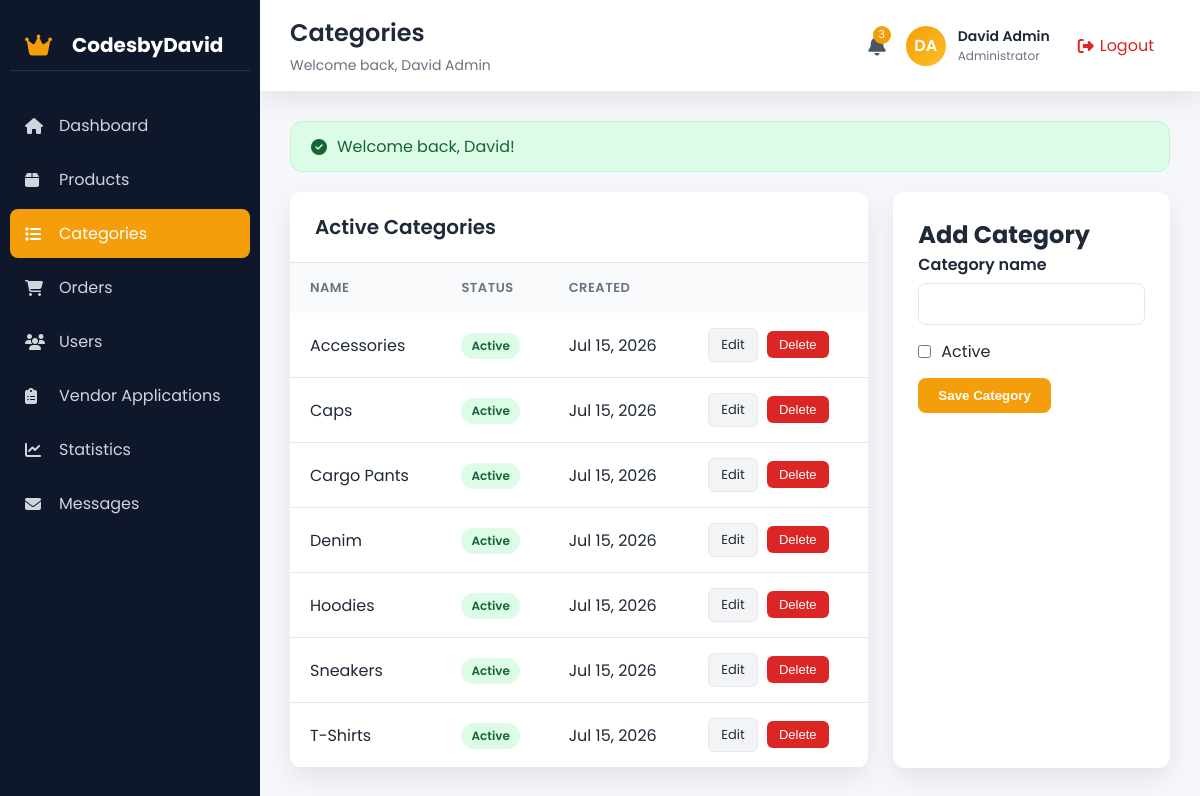
Screenshot of /admin/categories.php (signed in) with the database file from the repository.
### tables this page shows
CREATE TABLE IF NOT EXISTS users (
    id INT AUTO_INCREMENT PRIMARY KEY,
    first_name VARCHAR(100) NOT NULL,
    last_name VARCHAR(100) NOT NULL,
    email VARCHAR(255) NOT NULL UNIQUE,
    password_hash VARCHAR(255) NOT NULL,
    phone VARCHAR(30),
    role ENUM('customer', 'admin') DEFAULT 'customer',
    is_active TINYINT(1) DEFAULT 1,
    last_login_at TIMESTAMP NULL,
    created_at TIMESTAMP DEFAULT CURRENT_TIMESTAMP,
    updated_at TIMESTAMP DEFAULT CURRENT_TIMESTAMP ON UPDATE CURRENT_TIMESTAMP
);

CREATE TABLE IF NOT EXISTS categories (
    id INT AUTO_INCREMENT PRIMARY KEY,
    name VARCHAR(100) NOT NULL,
    slug VARCHAR(100) NOT NULL UNIQUE,
    description TEXT,
    icon VARCHAR(50) DEFAULT 'fa-tshirt',
    sort_order INT DEFAULT 0,
    is_active TINYINT(1) DEFAULT 1,
    created_at TIMESTAMP DEFAULT CURRENT_TIMESTAMP,
    updated_at TIMESTAMP DEFAULT CURRENT_TIMESTAMP ON UPDATE CURRENT_TIMESTAMP
);

### includes/functions.php (called while the page is built, shortened)
<?php
require_once __DIR__ . '/mail.php';
function e(?string $value): string
{
    return htmlspecialchars($value ?? '', ENT_QUOTES, 'UTF-8');
}
function get_flash(): ?array
{
    if (!empty($_SESSION['flash'])) {
        $flash = $_SESSION['flash'];
        return $flash;
    }
    return null;
}
function is_logged_in(): bool
{
    return !empty($_SESSION['user_id']);
}
function require_admin(): void
{
    $user = current_user();
}
function current_user(): ?array
{
    global $conn;
    $user_id = (int) ($_SESSION['user_id'] ?? 0);
    $stmt = $conn->prepare('SELECT id, first_name, last_name, email, role, is_active FROM users WHERE id = ? LIMIT 1');
    $stmt->bind_param('i', $user_id);
    $stmt->execute();
    $user = $stmt->get_result()->fetch_assoc();
    return [
        'id' => $user['id'],
        'name' => $_SESSION['user_name'],
        'email' => $user['email'] ?? '',
        'role' => $_SESSION['user_role'] ?? 'customer',
    ];
}

### admin/categories.php (the view, shortened to what this page needs)
<?php
require_once __DIR__ . '/../includes/db.php';
require_once __DIR__ . '/../includes/functions.php';
require_admin();
$page_name = 'Categories';
$user_role = 'admin';
$user = $_SESSION['user'] ?? null;
$active_page = 'categories';
$logout_url = APP_URL . '/actions/logout.php';
$selectedCategory = null;
$categories = $conn->query('SELECT id, name, is_active, created_at FROM categories ORDER BY name')->fetch_all(MYSQLI_ASSOC);
require_once __DIR__ . '/../includes/dashboard-header.php';
require_once __DIR__ . '/../includes/sidebar.php';
require_once __DIR__ . '/../includes/dashboard-topbar.php';
?>
<div class="dashboard-grid">
    <div class="dashboard-table" style="grid-column:span 2;">
        <div class="dashboard-table-header">
            <h2>Active Categories</h2>
        </div>
        <div class="dashboard-table-wrapper">
            <table>
                <thead>
                    <tr>
                        <th>Name</th>
                        <th>Status</th>
                        <th>Created</th>
                        <th></th>
                    </tr>
                </thead>
                <tbody>
                    <?php if (empty($categories)): ?>
                        <tr><td colspan="4" style="padding:18px;text-align:center;">No categories found.</td></tr>
                    <?php else: ?>
                        <?php foreach ($categories as $row): ?>
                        <tr>
                            <td><?= e($row['name']) ?></td>
                            <td><span class="dashboard-badge" style="<?= $row['is_active'] ? 'background:#dcfce7;color:#166534;' : 'background:#fef3c7;color:#92400e;' ?>"><?= $row['is_active'] ? 'Active' : 'Inactive' ?></span></td>
                            <td><?= e(date('M d, Y', strtotime($row['created_at']))) ?></td>
                            <td>
                                <a href="categories.php?id=<?= (int)$row['id'] ?>" class="action-btn">Edit</a>
                                <form method="post" style="display:inline-block;" onsubmit="return confirm('Delete this category?');">
                                    <button type="submit" class="action-btn" style="background:#dc2626; color:white; border:none;">Delete</button>
                                </form>
                            </td>
                        </tr>
                        <?php endforeach; ?>
                    <?php endif; ?>
                </tbody>
            </table>
        </div>
    </div>
    <div class="dashboard-card" style="grid-column:span 1;">
        <h2><?= $selectedCategory ? 'Edit Category' : 'Add Category' ?></h2>
        <form method="post" style="display:flex; flex-direction:column; gap:14px;">
            <div>
                <label style="display:block; font-weight:600; margin-bottom:6px;">Category name</label>
                <input type="text" name="name" value="<?= e($_POST['name'] ?? $selectedCategory['name'] ?? '') ?>" required style="width:100%; padding:10px 14px; border:1px solid #e5e7eb; border-radius:8px; font-family:inherit;">
            </div>
            <label style="display:flex; align-items:center; gap:10px;">
                <input type="checkbox" name="is_active" <?= !empty($_POST['is_active']) || (!isset($_POST['is_active']) && !empty($selectedCategory['is_active'])) ? 'checked' : '' ?>>
                Active
            </label>
            <div style="display:flex; gap:12px; flex-wrap:wrap;">
                <button type="submit" class="dashboard-btn dashboard-btn-primary">Save Category</button>
            </div>
        </form>
    </div>
</div>
            </main>
<?php require_once __DIR__ . '/../includes/dashboard-footer.php'; ?>

### includes/dashboard-header.php (shortened to what this page needs)
<?php
$page_name = $page_name ?? 'Dashboard';
$user_role = $user_role ?? 'admin';
?>
<!DOCTYPE html>
<html lang="en">
<head>
    <link rel="stylesheet" href="https://cdnjs.cloudflare.com/ajax/libs/font-awesome/6.4.0/css/all.min.css">
    <link rel="stylesheet" href="../assets/css/dashboard.css">
</head>
<body>
    <div class="dashboard-shell">

### includes/sidebar.php (shortened to what this page needs)
<?php
$user_role = $user_role ?? 'admin';
$active_page = $active_page ?? 'dashboard';
$nav_items = [];
if ($user_role === 'admin') {
    $nav_items = [
        ['id' => 'dashboard', 'name' => 'Dashboard', 'url' => 'index.php', 'icon' => 'fas fa-home'],
        ['id' => 'products', 'name' => 'Products', 'url' => 'products.php', 'icon' => 'fas fa-box'],
        ['id' => 'categories', 'name' => 'Categories', 'url' => 'categories.php', 'icon' => 'fas fa-list'],
        ['id' => 'orders', 'name' => 'Orders', 'url' => 'orders.php', 'icon' => 'fas fa-shopping-cart'],
        ['id' => 'users', 'name' => 'Users', 'url' => 'users.php', 'icon' => 'fas fa-users'],
        ['id' => 'vendor-applications', 'name' => 'Vendor Applications', 'url' => 'vendor-applications.php', 'icon' => 'fas fa-clipboard-list'],
        ['id' => 'statistics', 'name' => 'Statistics', 'url' => 'statistics.php', 'icon' => 'fas fa-chart-line'],
        ['id' => 'messages', 'name' => 'Messages', 'url' => 'messages.php', 'icon' => 'fas fa-envelope'],
    ];
} else if ($user_role === 'vendor') {
    $nav_items = [
        ['id' => 'dashboard', 'name' => 'Dashboard', 'url' => 'index.php', 'icon' => 'fas fa-home'],
        ['id' => 'my-products', 'name' => 'My Products', 'url' => 'vendor-my-products.php', 'icon' => 'fas fa-box'],
        ['id' => 'add-product', 'name' => 'Add Product', 'url' => 'vendor-add-product.php', 'icon' => 'fas fa-plus'],
        ['id' => 'orders', 'name' => 'Orders', 'url' => 'vendor-orders.php', 'icon' => 'fas fa-shopping-cart'],
        ['id' => 'earnings', 'name' => 'Earnings', 'url' => 'vendor-earnings.php', 'icon' => 'fas fa-wallet'],
        ['id' => 'analytics', 'name' => 'Analytics', 'url' => 'vendor-analytics.php', 'icon' => 'fas fa-chart-pie'],
        ['id' => 'kyc', 'name' => 'KYC Verification', 'url' => 'kyc.php', 'icon' => 'fas fa-id-card'],
        ['id' => 'account', 'name' => 'Account Settings', 'url' => 'vendor-account-settings.php', 'icon' => 'fas fa-cog'],
    ];
}
?>
        <aside class="dashboard-sidebar" data-dashboard-sidebar>
            <div class="brand">
                <i class="fas fa-crown"></i>
                <span>CodesbyDavid</span>
            </div>
            <nav>
                <?php foreach ($nav_items as $item): ?>
                    <a href="<?php echo htmlspecialchars($item['url']); ?>" class="<?php echo $active_page === $item['id'] ? 'active' : ''; ?>">
                        <i class="<?php echo htmlspecialchars($item['icon']); ?>"></i>
                        <?php echo htmlspecialchars($item['name']); ?>
                    </a>
                <?php endforeach; ?>
            </nav>
        </aside>

### includes/dashboard-topbar.php (shortened to what this page needs)
<?php
$user_role = $user_role ?? 'admin';
$page_name = $page_name ?? 'Dashboard';
$user = $user ?? null;
$logout_url = $logout_url ?? APP_URL . '/actions/logout.php';
$user_initials = 'U';
$user_name = 'User';
$user = $user ?? current_user();
if ($user) {
    $user_name = trim(($user['name'] ?? '') ?: (($user['first_name'] ?? '') . ' ' . ($user['last_name'] ?? '')));
    $user_name = $user_name !== '' ? $user_name : 'User';
    $user_initials = 'U';
    $name_parts = preg_split('/\s+/', trim($user_name));
    if (!empty($name_parts)) {
        $first = strtoupper(substr($name_parts[0], 0, 1));
        $last = isset($name_parts[1]) ? strtoupper(substr($name_parts[1], 0, 1)) : '';
        $user_initials = $first . $last;
    }
}
$role_display = match ($user_role) {
    'super_admin' => 'Super Admin',
    'admin' => 'Administrator',
    'vendor' => 'Vendor',
    'customer' => 'Customer',
    default => 'User',
};
?>
        <div class="dashboard-main">
            <header class="dashboard-topbar">
                <div class="left">
                    <div>
                        <h1><?php echo htmlspecialchars($page_name); ?></h1>
                        <p>Welcome back, <?php echo htmlspecialchars($user_name); ?></p>
                    </div>
                </div>
                <div class="right">
                    <div class="notif-icon">
                        <i class="fas fa-bell"></i>
                        <span>3</span>
                    </div>
                    <div class="user">
                        <div class="avatar"><?php echo $user_initials; ?></div>
                        <div class="user-info">
                            <div class="name"><?php echo $user_name; ?></div>
                            <div class="role"><?php echo $role_display; ?></div>
                        </div>
                        <a href="<?php echo htmlspecialchars($logout_url); ?>" class="logout-btn">
                            <i class="fas fa-sign-out-alt"></i> Logout
                        </a>
                    </div>
                </div>
            </header>
            <main class="dashboard-content">
                <?php if ($flash = get_flash()): ?>
                    <div class="flash-message <?= e($flash['type']) ?>">
                        <i class="fas fa-<?= $flash['type'] === 'success' ? 'check-circle' : ($flash['type'] === 'error' ? 'exclamation-circle' : 'info-circle') ?>"></i>
                        <span><?= e($flash['message']) ?></span>
                    </div>
                <?php endif; ?>

### includes/dashboard-footer.php (shortened to what this page needs)
    </div>
</body>
</html>

### rows the page displays
users: user_initials "DA"
categories: name "Accessories", is_active "Active", created_at "Jul 15, 2026"
categories: name "Caps", is_active "Active", created_at "Jul 15, 2026"
categories: name "Cargo Pants", is_active "Active", created_at "Jul 15, 2026"
categories: name "Denim", is_active "Active", created_at "Jul 15, 2026"
categories: name "Hoodies", is_active "Active", created_at "Jul 15, 2026"
categories: name "Sneakers", is_active "Active", created_at "Jul 15, 2026"
categories: name "T-Shirts", is_active "Active", created_at "Jul 15, 2026"

### other values shown
$item['name'] "Dashboard"
$item['name'] "Products"
$item['name'] "Categories"
$item['name'] "Orders"
$item['name'] "Users"
$item['name'] "Vendor Applications"
$item['name'] "Statistics"
$item['name'] "Messages"
$page_name "Categories"
$user_name "David Admin"
$role_display "Administrator"
$flash['message'] "Welcome back, David!"
